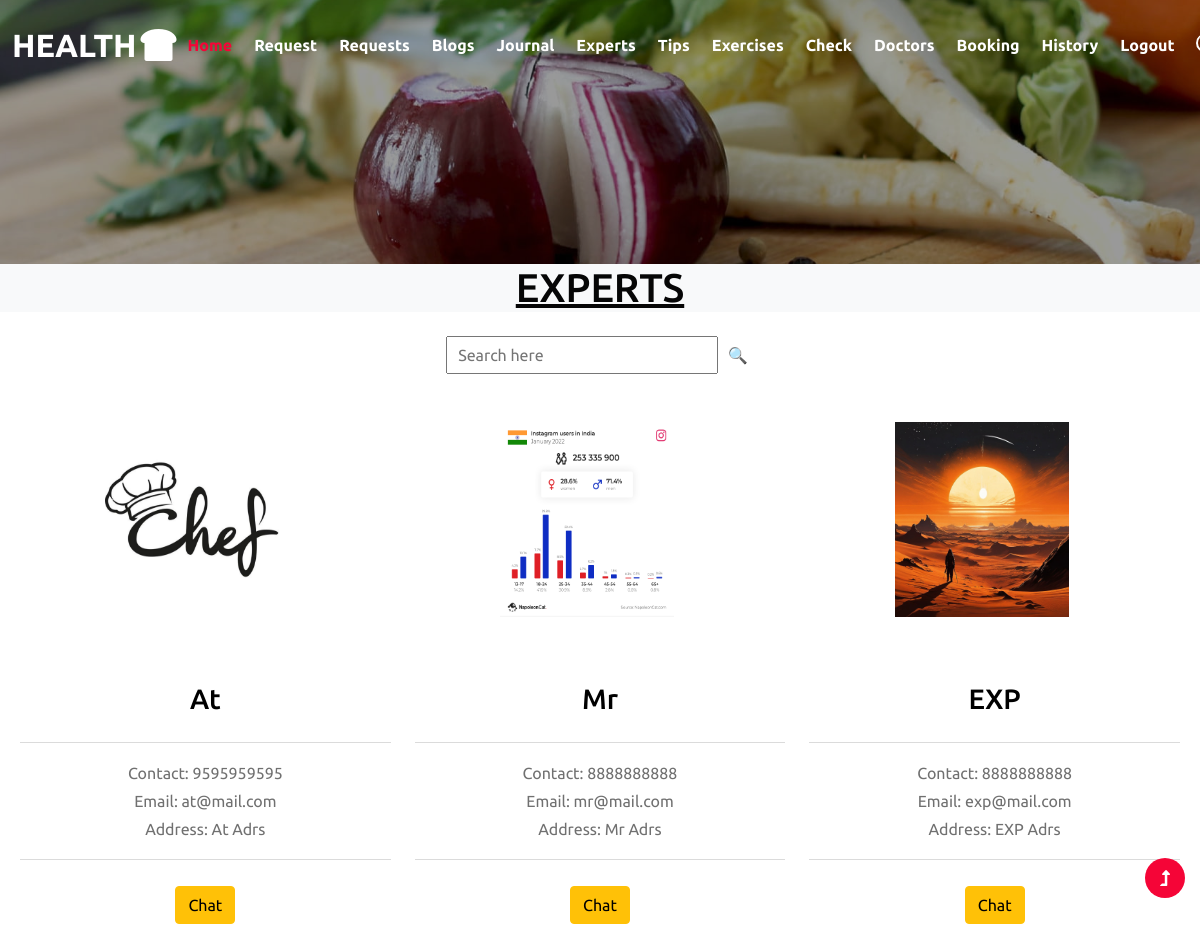
Page /userExperts on the committed database.
### phwApp/models.py (models this page shows)
class Expert(models.Model):
    name=models.CharField(max_length=20)
    email=models.CharField(max_length=20)
    add=models.CharField(max_length=100)
    con=models.BigIntegerField()
    lic=models.ImageField()
    psw=models.CharField(max_length=20)
    user=models.ForeignKey(User,on_delete=models.CASCADE,null=True)

### phwApp/views.py (the view)
# urls.py: path('userExperts', views.userExperts),
def userExperts(request):
    data = Expert.objects.filter(user__is_active=1)
    if request.POST:
        search = request.POST['search']
        data = Expert.objects.filter(Q(user__is_active=1) & Q(name__contains=search))
    return render(request, "userExperts.html", {"data":data})

### template/userExperts.html (shortened to what this page needs)
{% extends "commonbaseuser.html" %}
{% block content3 %}
<h1 align="center" class="bg-light"><u>EXPERTS</u></h1>
<div class="w3-services-grids py-lg-4 text-center" style="padding: 20px;">
    <form action="" method="post">
        <input type="search" name="search" placeholder="Search here" style="padding: 5px 10px;" id="">
        <input type="submit" value="🔍" style="background: none; border: none; outline: none;">
    </form>
    <br>
    <br>
    <div class="fea-gd-vv row">
        {% for i in data %}
        <div class="col-lg-4 col-md-7" style="margin-bottom: 30px">
            <div class="feature-gd icon-yellow">
                <div class="icon">
                    <a href="/static/media/{{i.lic}}" target="_blank"><img
                            src="/static/media/{{i.lic}}"
                            style="
                                height: 200px;
                                width: 200px;
                                padding-right: 26px;
                                padding-bottom: 5px;
                            "
                    /></a>
                </div>
                <div class="info" style="margin-top: 50px">
                    <h3>{{i.name}}</h3>
                    <hr>
                    <p>Contact: {{i.con}}</p>
                    <p>Email: {{i.email}}</p>
                    <p>Address: {{i.add}}</p>
                    <hr>
                    <ul>
                        <li class="cary-li-w3-agileits">
                            <div class="snipcart-details top_brand_home_details">
                                <form action="#" method="post">
                                    <fieldset>
                                        <a href="/userChat?id={{i.id}}&url=userExperts"
                                            ><input
                                                type="button"
                                                name="submit"
                                                value="Chat"
                                                class="btn btn-warning"
                                        /></a>
                                    </fieldset>
                                </form>
                            </div>
                        </li>
                    </ul>
                </div>
            </div>
        </div>
        {% endfor %}
    </div>
</div>
{% endblock %}

### template/userExperts.html (style rules this page uses)
h3,fieldset { padding: 10px; color:rgb(0, 0, 0) }

### rows in the picture
Expert: lic (picture), name "At", con "9595959595", email "at@mail.com", add "At Adrs"
Expert: lic (picture), name "Mr", con "8888888888", email "mr@mail.com", add "Mr Adrs"
Expert: lic (picture), name "EXP", con "8888888888", email "exp@mail.com", add "EXP Adrs"
